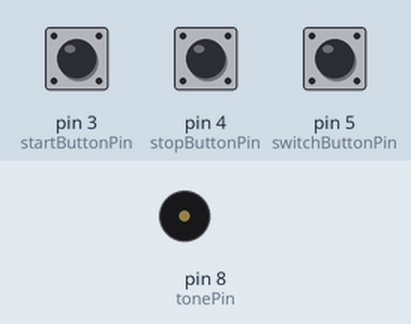
Bench run of a sketch on a simulated Arduino Nano, built with avr-gcc and run on an emulated ATmega328P. Parts: buzzer (waves = sounding). The test bench sets the inputs (shaded band); at power-on: pin 3 (startButtonPin) HIGH, pin 4 (stopButtonPin) HIGH, pin 5 (switchButtonPin) HIGH.

Above: at 1.2 s.
1.3 s: pin 3 (startButtonPin) pulled LOW for 0.15 s
At 1.42 s:
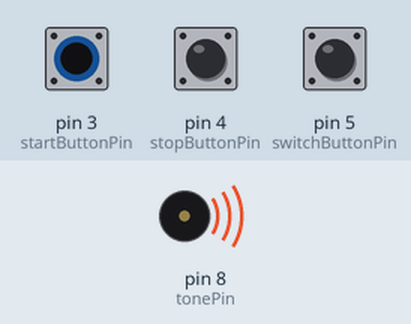
4.3 s: pin 4 (stopButtonPin) pulled LOW for 3.2 s
At 7.1 s:
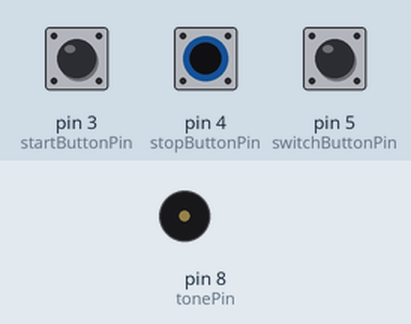
9.0 s: pin 5 (switchButtonPin) pulled LOW for 0.15 s
At 9.46 s:
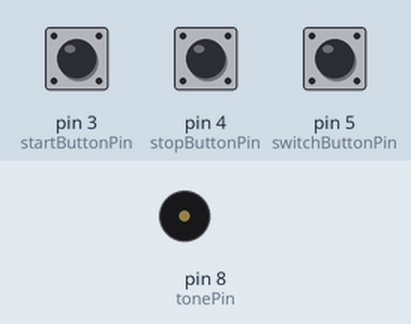
12.0 s: pin 4 (stopButtonPin) pulled LOW for 1 s
At 13.4 s:
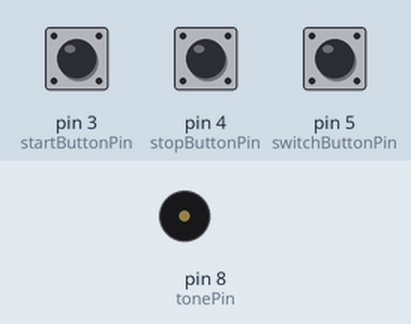
Timing chart, 0 to 15.0 s (numbered marks = the images above; inputs shaded):
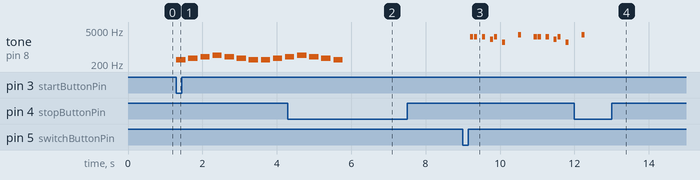

The sketch:

Arquivo.ino
```cpp
#define NOTA_1  250
#define NOTA_2  300
#define NOTA_3  350
#define NOTA_4  400
#define NOTA_5  450

// Notas da música do Mario
#define E7 2637
#define G7 3136
#define A7 3520
#define F7 2794
#define F6 1397
#define D7 2349
#define G6 1568
#define C7 2093

int melody1[] = { // Música 1 (original)
  NOTA_2, NOTA_3, NOTA_4, NOTA_5, NOTA_4, NOTA_3, NOTA_2
};

int noteDurations1[] = {
  4, 4, 4, 4, 4, 4, 4
};

int melody2[] = { // Música 2 (Mario)
  E7, E7, 0, E7, 0, C7, E7, 0, G6, 0, 0, 0, G7, 0, 0, 0
};

int noteDurations2[] = {
  12, 12, 12, 12, 12, 12, 12, 12, 12, 12, 12, 12, 12, 12, 12, 12
};

// Configuração dos botões
const int startButtonPin = 3;  // Botão para iniciar a música
const int stopButtonPin = 4;   // Botão para parar a música
const int switchButtonPin = 5; // Botão para alternar entre as músicas
const int tonePin = 8;         // Pino do buzzer

bool playMusic = false;      // Variável para controlar o estado da música
bool musicPlaying = false;   // Indica se a música está tocando
int currentMelody = 1;       // 1 para a música original, 2 para a música do Mario
unsigned long musicStartTime = 0; // Tempo em que a música começou a tocar

void playMelody(int* melody, int* noteDurations, int length) {
  for (int thisNote = 0; thisNote < length; thisNote++) {
    int noteDuration = 1000 / noteDurations[thisNote];
    tone(tonePin, melody[thisNote], noteDuration);
    int pauseBetweenNotes = noteDuration * 1.30;
    delay(pauseBetweenNotes);
    noTone(tonePin);

    // Interrompe a música após 5 segundos
    if (millis() - musicStartTime >= 5000) {
      break;
    }
  }
}

void setup() {
  pinMode(startButtonPin, INPUT_PULLUP);  // Botão para iniciar a música
  pinMode(stopButtonPin, INPUT_PULLUP);   // Botão para parar a música
  pinMode(switchButtonPin, INPUT_PULLUP); // Botão para alternar entre as músicas
  pinMode(tonePin, OUTPUT);               // Configura o pino do buzzer como saída
}

void loop() {
  int startButtonState = digitalRead(startButtonPin);
  int stopButtonState = digitalRead(stopButtonPin);
  int switchButtonState = digitalRead(switchButtonPin);

  // Verifica se o botão de iniciar foi pressionado
  if (startButtonState == LOW) {
    playMusic = true; // Ativa a música
  }

  // Verifica se o botão de parar foi pressionado
  if (stopButtonState == LOW) {
    playMusic = false;  // Para a música
    musicPlaying = false;
  }

  // Verifica se o botão de alternar foi pressionado
  if (switchButtonState == LOW) {
    delay(200); // Pequeno debounce
    currentMelody = (currentMelody == 1) ? 2 : 1; // Alterna entre as músicas
    playMusic = true;  // Ativa a música imediatamente
    musicPlaying = false; // Reinicia o estado de reprodução
  }

  // Gerencia o ciclo da música
  if (playMusic) {
    if (!musicPlaying) {
      musicStartTime = millis(); // Registra o tempo de início
      musicPlaying = true;
    }

    if (musicPlaying) {
      if (currentMelody == 1) {
        playMelody(melody1, noteDurations1, sizeof(melody1) / sizeof(melody1[0]));
      } else {
        playMelody(melody2, noteDurations2, sizeof(melody2) / sizeof(melody2[0]));
      }

      if (millis() - musicStartTime >= 5000) { // Após 5 segundos
        musicPlaying = false;   // Para a música
        delay(15000);           // Aguarda 15 segundos
      }
    }
  }
}
```

Measured:
- after the input at 1.3 s, tone on pin 8 (tonePin): plays 300 Hz for 0.25 s, 350 Hz for 0.25 s, 400 Hz for 0.25 s, 450 Hz for 0.25 s, 400 Hz for 0.25 s, 350 Hz for 0.25 s … (10 notes in this stretch), starting at once
- after the input at 4.3 s, tone on pin 8 (tonePin): goes on until 5.8 s, then stays silent
- after the input at 9.0 s, tone on pin 8 (tonePin): plays 2637 Hz for 0.08 s, 2637 Hz for 0.08 s, 2637 Hz for 0.08 s, 2093 Hz for 0.08 s, 2637 Hz for 0.08 s, 1568 Hz for 0.08 s … (13 notes in this stretch), starting after 0.20 s
- after the input at 12.0 s, tone on pin 8 (tonePin): goes on until 12.3 s, then stays silent
